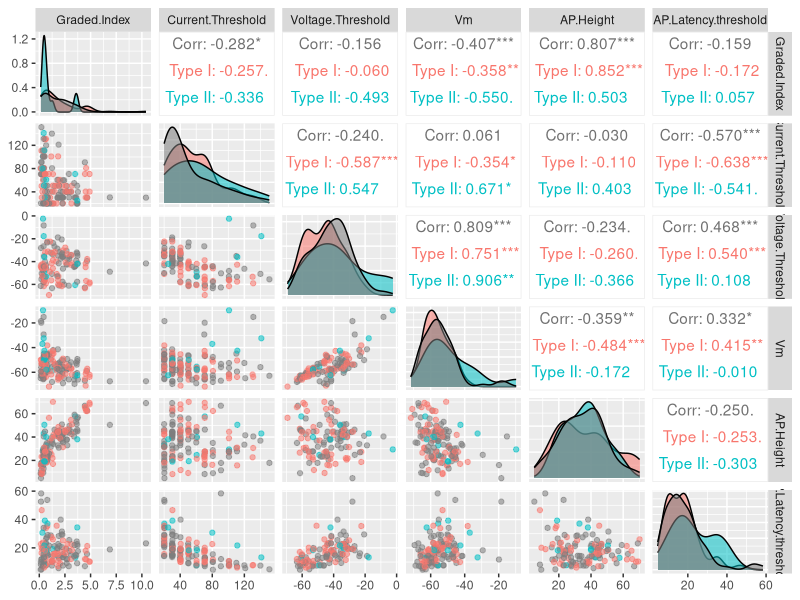

Write R code to recreate this figure. (Note: this script raises an error after producing the figure.)
### DESCRIPTION ###############################################################
# Statistical assessment of biophysical features of SGN spike subtypes
### PREAMBLE ##################################################################
library(stats);
library(GGally);
library(lme4);
library(plyr);
setwd('/Users/alex/Library/Mobile Documents/com~apple~CloudDocs/Documents/
      project-SGN-biophysics');

### SGN ANALYS ################################################################
### LOAD DATA #################################################################
sgn_data <- read.delim(
    "Derived/2022-03-21_SGN_ephys_morphology_spreadsheet.txt"
    );
### FORMAT DATA ###############################################################
colnames(sgn_data) # Show output
sgn_cc_features <- c("Graded.Index", "Current.Threshold",
                          "Voltage.Threshold", "Vm", "AP.Height",
                          "AP.Latency.threshold");
sgn_vc_features <- c("Peak.Current", "SS.Current", "ss.30", "ss.max", "g.30",
                     "gmax", "Vmid", "g30.gmax", "Outward.inactivation.tau");

sgn_data$SGN.Type[sgn_data$SGN.Type == ""]     <- NA;
sgn_data$Spike.Type[sgn_data$Spike.Type == ""] <- NA;

sgn_data$SGN.Type   <- factor(sgn_data$SGN.Type);
sgn_data$Spike.Type <- factor(sgn_data$Spike.Type);

### RUN STATISTICS ############################################################
## Hypothesis 1: Type I and Type II have different biophysical properties
ggpairs(sgn_data,
        columns = sgn_cc_features,
        aes(color = sgn_data$SGN.Type,
            alpha = 0.5)); ## Show output

# Normality Test
shapiro.test(sgn_data$Vm);
shapiro.test(sgn_data$Vm[sgn_data$SGN.Type == 'Type I']);
shapiro.test(sgn_data$Vm[sgn_data$SGN.Type == 'Type II']);

# Pairwise statistics
wilcox.test(formula = Vm ~ SGN.Type,
            data = sgn_data,
            na.action = "na.omit"); # Show output

# Write function
sgn_type_wilcox_stats <- function(feature) {
    wilcox.stat <- wilcox.test(formula = sgn_data[, feature] ~ SGN.Type,
                               data = sgn_data,
                               na.action = "na.omit");
    stat_summary <- data.frame(
        feature = feature,
        wilcox.p = wilcox.stat$p.value,
        wilcox.statistic = wilcox.stat$statistic
        );
    return(stat_summary);
    }

## Hypothesis 2: Type I Spike Types have differential properties
type_I_sgn_data <- subset(sgn_data, sgn_data$SGN.Type == 'Type I');
type_I_sgn_data <- subset(sgn_data, sgn_data$Spike.Type != 'Graded');

aov_object <- aov(Current.Threshold ~ Spike.Type, data = type_I_sgn_data);

TukeyHSD(aov_object); # Shot output

# Write function
spike_type_tukeyhsd_stats <- function(feature) {
    
    type_I_sgn_data <- subset(sgn_data, sgn_data$SGN.Type == 'Type I');
    type_I_sgn_data <- subset(sgn_data, sgn_data$Spike.Type != 'Graded');
    
    aov_object <- aov(type_I_sgn_data[, feature] ~ Spike.Type, data = type_I_sgn_data);
    
    tukeyhsd_stats <- as.data.frame(TukeyHSD(aov_object)$Spike.Type);
    tukeyhsd_stats$pairwise <- row.names(tukeyhsd_stats);
    tukeyhsd_stats$feature <- feature;
    
    return(tukeyhsd_stats);
    }

## Hypothesis 3: Biophysical properties are associated w/ CDR
# By SGN Type
aov_cdr <- aov(CDR ~ Spike.Type, data = sgn_data);
TukeyHSD(aov_cdr); # Shot output

# Current clamp properties
lm_object <- lm(CDR ~ Current.Threshold, data = sgn_data);
summary(lm_object);

# Write function
sgn_cdr_lm_stats <- function(feature) {
    
    type_I_sgn_data <- subset(sgn_data, sgn_data$SGN.Type == 'Type I');
    aov_cdr <- aov(CDR ~ type_I_sgn_data[, feature], data = type_I_sgn_data);
    aov_summary <- summary(aov_cdr)
    
    stat_summary <- data.frame(
        feature = feature,
        aov.p = aov_summary[[1]]$`Pr(>F)`[1],
        aov.statistic = aov_summary[[1]]$`F value`[1]
        );
    return(stat_summary);
}

## Hypothesis 4: Biophysical properties are associated w/ age of animal
lm_object <- lm(AP.Latency ~ Age, data = sgn_data);
summary(lm_object);

# Model Comparison between AB and A model
# Format to omit NAs from data, update to impute medians
sgn_data_na_omit <- sgn_data[!(is.na(sgn_data$CDR) |
                                   is.na(sgn_data$AP.Latency.threshold)),];

AB.lm <- lm(CDR ~ Age + AP.Latency.threshold, data = sgn_data_na_omit);
A.lm  <- lm(CDR ~ Age + 1, data = sgn_data_na_omit);

# Tests whether the addition of effect provides additional information
lm_pval             <- as.data.frame(anova(AB.lm,A.lm))$`Pr(>F)`[2];
eta_squared         <- eta_squared(AB.lm)[1,2]; # Effect size
within.cluster.var  <- vcov(AB.lm)[2,2];

# Write function
sgn_cdr_lm_age_ancova <- function(feature) {
    
    sgn_data_na_omit <- sgn_data[!(is.na(sgn_data$CDR) |
                                       is.na(sgn_data[, feature])),];
    
    AB.lm <- lm(CDR ~ Age + sgn_data_na_omit[, feature], data = sgn_data_na_omit);
    A.lm  <- lm(CDR ~ Age + 1, data = sgn_data_na_omit);
    
    # Tests whether the addition of effect provides additional information
    lm_pval             <- as.data.frame(anova(AB.lm, A.lm))$`Pr(>F)`[2];
    eta_squared         <- eta_squared(AB.lm)[1,2]; # Effect size
    within_cluster_var  <- vcov(AB.lm)[2,2];
    
    stat_summary <- data.frame(
        feature = feature,
        lm_pval = lm_pval,
        eta_squared = eta_squared,
        within_cluster_var = within_cluster_var
        );
    return(stat_summary);
    }

### ITERATE STATISTICS #########################################################
cc_sgn_type_stats      <- NULL;
cc_spike_type_stats    <- NULL;
cc_sgn_cdr_stats       <- NULL;
cc_sgn_cdr_age_stats   <- NULL;

vc_sgn_type_stats      <- NULL;
vc_spike_type_stats    <- NULL;
vc_sgn_cdr_stats       <- NULL;
vc_sgn_cdr_age_stats   <- NULL;

# Gather CC stats
for (i in 1:length(sgn_cc_features)) {
    feature_sgn_type_stats      <- sgn_type_wilcox_stats(sgn_cc_features[i]);
    feature_spike_type_stats    <- spike_type_tukeyhsd_stats(sgn_cc_features[i]);
    feature_sgn_cdr_stats       <- sgn_cdr_lm_stats(sgn_cc_features[i]);
    feature_cdr_age_stats       <- sgn_cdr_lm_age_ancova(sgn_cc_features[i]);
    
    cc_sgn_type_stats      <- rbind.fill(cc_sgn_type_stats, feature_sgn_type_stats);
    cc_spike_type_stats    <- rbind.fill(cc_spike_type_stats, feature_spike_type_stats);
    cc_sgn_cdr_stats       <- rbind.fill(cc_sgn_cdr_stats, feature_sgn_cdr_stats);
    cc_sgn_cdr_age_stats   <- rbind.fill(cc_sgn_cdr_age_stats, feature_cdr_age_stats);
    }

# Gather VC stats
for (i in 1:length(sgn_vc_features)) {
    feature_sgn_type_stats      <- sgn_type_wilcox_stats(sgn_vc_features[i]);
    feature_spike_type_stats    <- spike_type_tukeyhsd_stats(sgn_vc_features[i]);
    feature_sgn_cdr_stats       <- sgn_cdr_lm_stats(sgn_vc_features[i]);
    feature_cdr_age_stats       <- sgn_cdr_lm_age_ancova(sgn_vc_features[i]);
    
    vc_sgn_type_stats      <- rbind.fill(vc_sgn_type_stats, feature_sgn_type_stats);
    vc_spike_type_stats    <- rbind.fill(vc_spike_type_stats, feature_spike_type_stats);
    vc_sgn_cdr_stats       <- rbind.fill(vc_sgn_cdr_stats, feature_sgn_cdr_stats);
    vc_sgn_cdr_age_stats   <- rbind.fill(vc_sgn_cdr_age_stats, feature_cdr_age_stats);
    }
### SAVE FILE ##################################################################
write.table(cc_sgn_type_stats, 'Derived/cc_sgn_type_stats.txt', sep = '\t');
write.table(cc_spike_type_stats, 'Derived/cc_spike_type_stats.txt', sep = '\t');
write.table(cc_sgn_cdr_stats, 'Derived/cc_sgn_cdr_stats.txt', sep = '\t');
write.table(cc_sgn_cdr_age_stats, 'Derived/cc_sgn_cdr_age_stats.txt', sep = '\t');

write.table(vc_sgn_type_stats, 'Derived/vc_sgn_type_stats.txt', sep = '\t');
write.table(vc_spike_type_stats, 'Derived/vc_spike_type_stats.txt', sep = '\t');
write.table(vc_sgn_cdr_stats, 'Derived/vc_sgn_cdr_stats.txt', sep = '\t');
write.table(vc_sgn_cdr_age_stats, 'Derived/vc_sgn_cdr_age_stats.txt', sep = '\t');
### END ########################################################################
